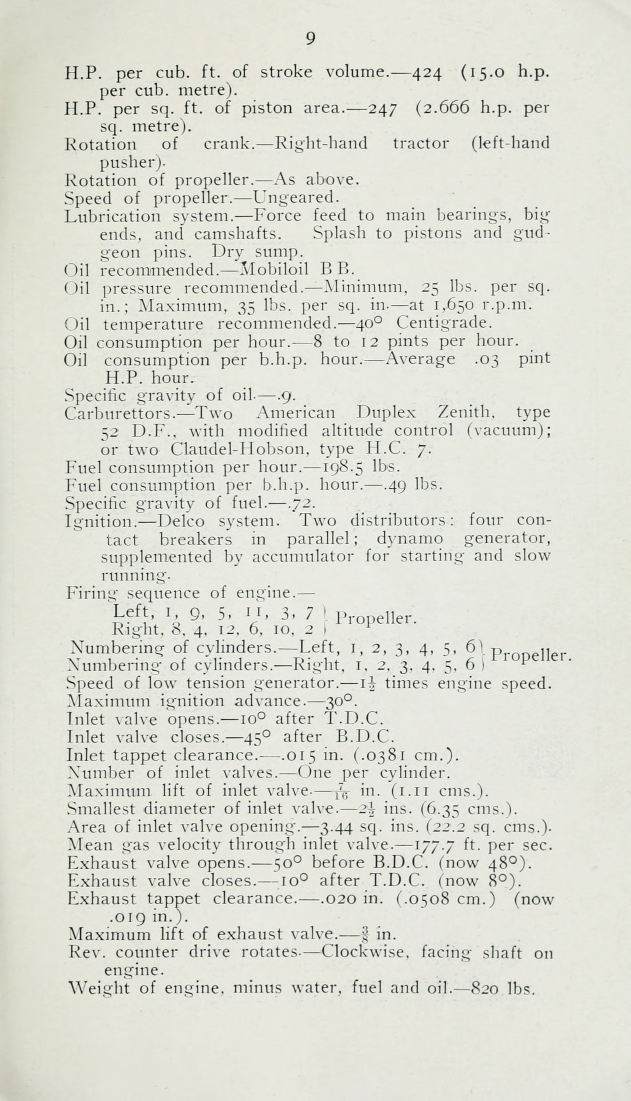
#> input picture references/1918-09_12_Cylinder_Liberty_Aero_Engine/Liberty_Project/sources/liberty12cylinde00grea_0011.jp2, 1893 x 3303 px, given in place of liberty12cylinde00grea_0021.jp2, which was not available (shown at 1/3 size)
$ python prepare_batch02_artwork.py
#> lines starting #> are read from the running program, lines starting #| are printed output that depends on the picture; pictures that were not available may be replaced by others from this repository, and a replacement may not be noted
#> further down, im is the input picture: PIL image 1893x3303 RGB; mean R, G, B 221.2, 222, 212.1
"""Original-pixel illustration crops; background normalization without geometric changes."""
from pathlib import Path
import json,hashlib,io
import numpy as np
from PIL import Image
R=Path(__file__).resolve().parents[1]
# Figure, scan, source-pixel crop, cleanup type, white point, source text-centre.
FIGURES=[
(13,21,[193,330,1878,2825],'tone',246,955.5),
(14,22,[177,280,1828,1173],'tone',246,1000),
(15,22,[181,2063,1829,2850],'tone',246,1000),
(16,23,[128,1114,1648,1940],'tone',246,885),
(17,24,[122,421,1668,2893],'tone',246,987),
(18,26,[260,310,1665,1645],'tone',246,970),
(19,26,[211,2266,1741,2822],'tone',246,970),
(20,27,[122,440,1755,1008],'tone',246,935),
(21,28,[378,1538,1616,2260],'line',224,990),
(22,29,[112,590,1605,2535],'line',232,862),
(23,31,[202,1700,1614,2840],'tone',246,907),
(24,32,[52,1115,1775,2138],'color',242,946.5),
(25,34,[246,776,1715,1474],'color',242,980),
(26,35,[162,579,1528,2840],'color',246,925),
(27,36,[330,500,1740,1562],'line',240,1034),
(28,36,[343,1865,1747,2930],'line',240,1034),
(29,37,[187,432,1580,1254],'line',224,881),
(30,37,[182,1926,1570,2758],'line',224,881),
(31,39,[136,1048,1740,1945],'line',236,876),
(32,40,[547,1305,1345,2042],'line',228,1025)]
def background(a):
 h,w=a.shape;pts=[]
#> after `h, w = a.shape`: h = 3303; w = 1893
 for y in range(0,h,100):
  for x in range(0,w,100):
   t=a[y:y+100,x:x+100];pts.append([(x+t.shape[1]/2)/w,(y+t.shape[0]/2)/h,float(np.percentile(t,90))])
#> after the loop, pts = 646 items, first 6: [0.0264, 0.0151, 215], [0.0792, 0.0151, 215], [0.132, 0.0151, 219], [0.185, 0.0151, 224], [0.238, 0.0151, 226], [0.291, 0.0151, 227]
 x,y,z=np.array(pts).T;A=np.array([x*0+1,x,y,x*x,x*y,y*y]).T;keep=z>np.percentile(z,35)
#> after `x, y, z = np.array(pts).T`: x = 646 values, max 0.975 at index 18, min 0.0264 at index 0, mean 0.502; y = 646 values from 0.0151 to 1; z = 646 values, max 239 at index 309, min 208 at index 627, mean 231.8
#> after `A = np.array([x * 0 + 1, x, y, x * x, x * y, y * y]).T`: A = 646 rows, first 6: [1, 0.0264, 0.0151, 0.000698, 0.0004, 0.000229], [1, 0.0792, 0.0151, 0.00628, 0.0012, 0.000229], [1, 0.132, 0.0151, 0.0174, 0.002, 0.000229], [1, 0.185, 0.0151, 0.0342, 0.0028, 0.000229], [1, 0.238, 0.0151, 0.0565, 0.0036, 0.000229], [1, 0.291, 0.0151, 0.0844, 0.0044, 0.000229]
 for _ in range(4):
  c=np.linalg.lstsq(A[keep],z[keep],rcond=None)[0];r=z-A@c;keep=(r>-12)&(r<16)&(z>160)
#> this loop made 4 passes
#> c on passes 1 to 4: [227.9, 17.27, 20.23, -18.94, -2.46, -20.15], [221.1, 34.54, 26.54, -30.99, -2.52, -25.94], [219.4, 38.29, 29.89, -33.4, -3.99, -28.22], [219.4, 38.29, 29.89, -33.4, -3.99, -28.22]
 yy,xx=np.mgrid[:h,:w];xx=xx/w;yy=yy/h
#> after `yy, xx = np.mgrid[:h, :w]`:
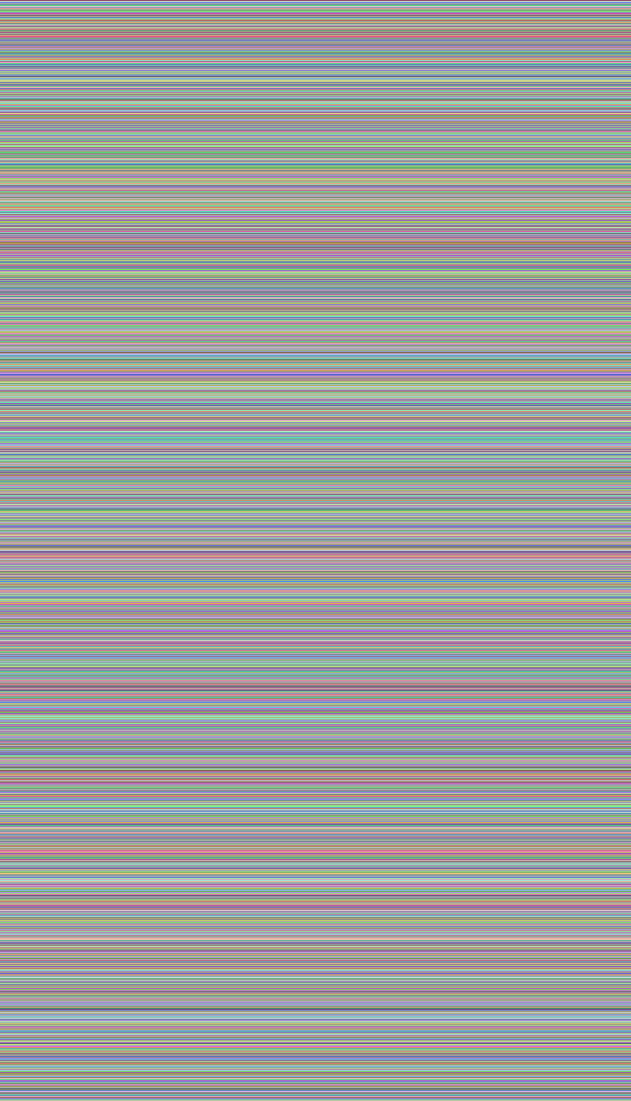
#> yy: shape (3303, 1893) int64 (shown at 1/3 size); 3303 distinct labels, from 0 to 3302; one colour per label, 0 black
#> after `yy, xx = np.mgrid[:h, :w]`:
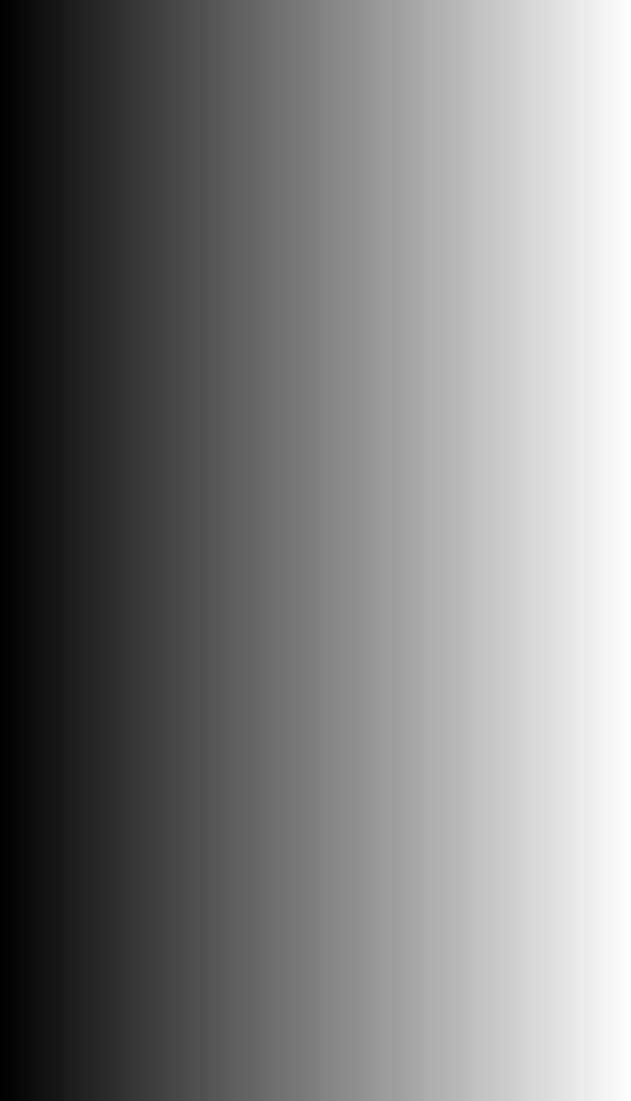
#> xx: shape (3303, 1893) int64 (shown at 1/3 size); min 0, max 1892, mean 946; drawn with min black and max white
#> after `yy = yy / h`:
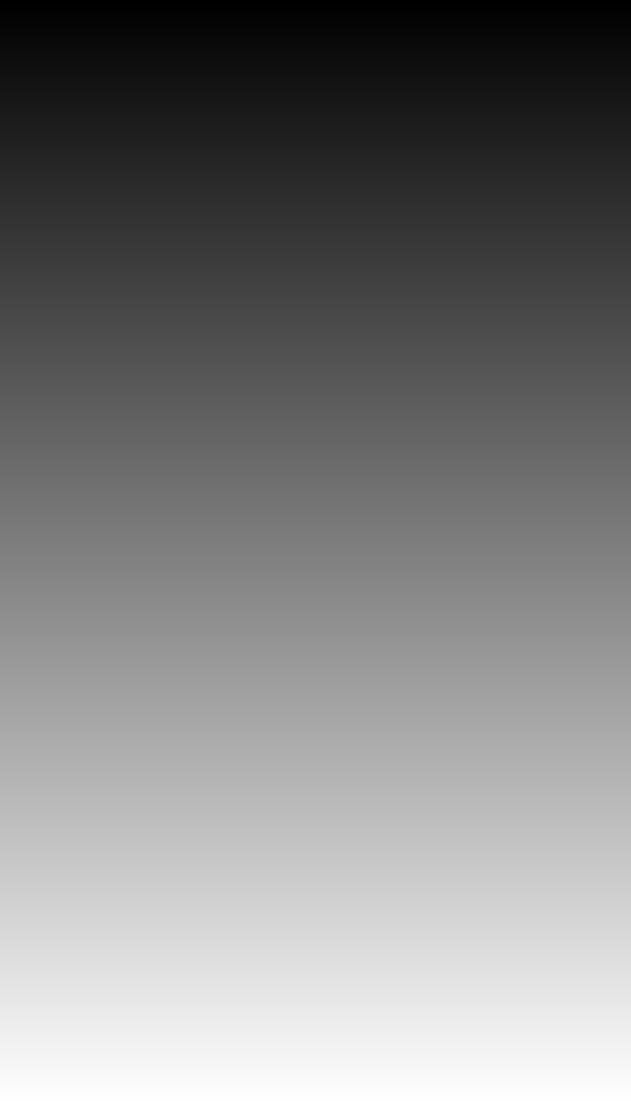
#> yy: shape (3303, 1893) float64 (shown at 1/3 size); min 0, max 1, mean 0.5
 return np.clip(c[0]+c[1]*xx+c[2]*yy+c[3]*xx*xx+c[4]*xx*yy+c[5]*yy*yy,165,255)
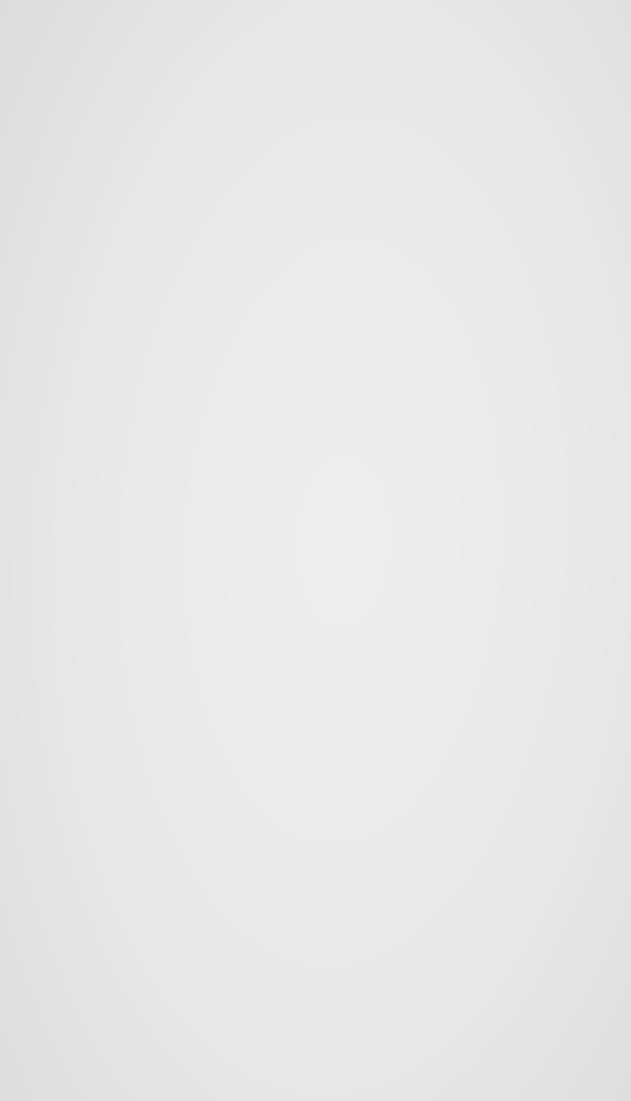
#> returned value: shape (3303, 1893) float64 (shown at 1/3 size); min 219.4, max 237.2, mean 232
def save(im,p):
 b=io.BytesIO();im.save(b,format='PNG',dpi=(344,344));Image.open(io.BytesIO(b.getvalue())).load();p.write_bytes(b.getvalue());Image.open(p).load()
records=[]
for number,leaf,box,kind,white,cx in FIGURES:
 im=Image.open(R/'sources'/f'liberty12cylinde00grea_{leaf:04}.jp2').convert('RGB')
 if kind=='color':
  a=np.asarray(im,dtype=float);bg=np.stack([background(a[:,:,c]) for c in range(3)],axis=2)
 else:
  a=np.asarray(im.convert('L'),dtype=float);bg=background(a)
 clean=np.clip(a/bg*255*255/white,0,255).astype('uint8')
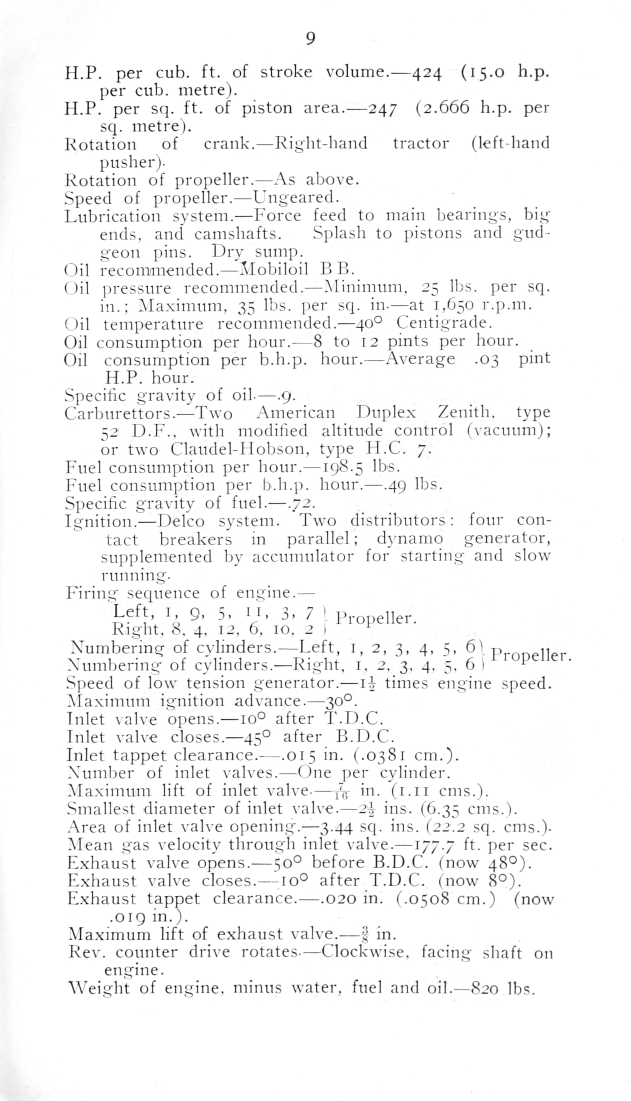
#> clean: shape (3303, 1893) (shown at 1/3 size); min 0, max 255, mean 245.5
 original=im.crop(box);out=Image.fromarray(clean).crop(box);asset=f'figure_{number:03}.png'
#> after `original = im.crop(box)`:
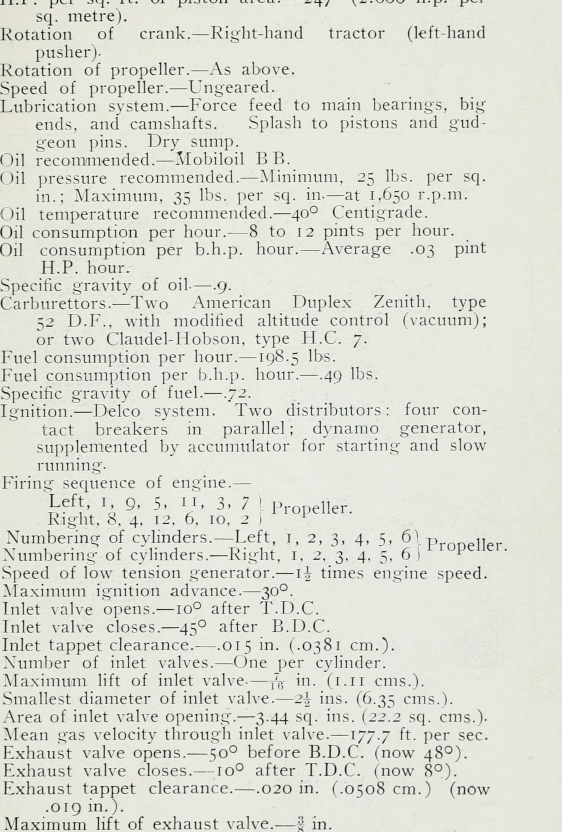
#> original: PIL image 1685x2495 RGB (shown at 1/3 size); mean R, G, B 219.8, 220.9, 211.8
#> after `out = Image.fromarray(clean).crop(box)`:
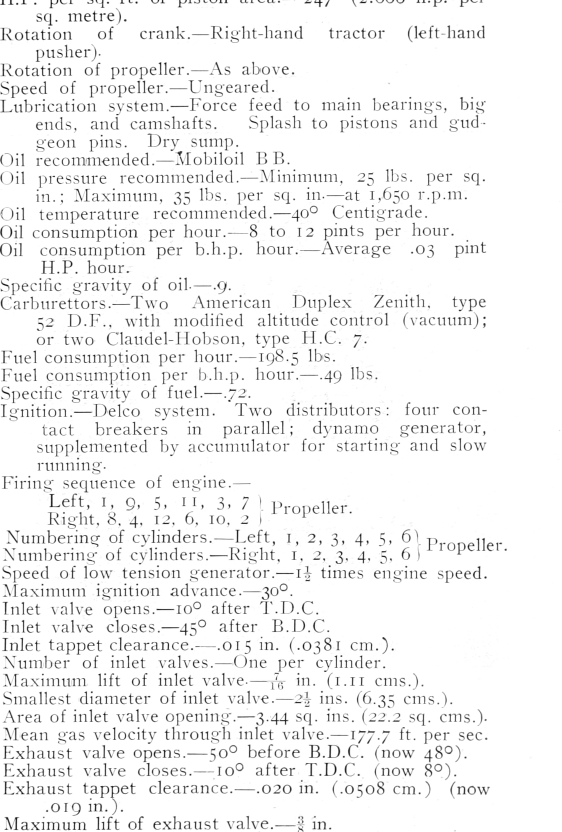
#> out: PIL image 1685x2495 L (shown at 1/3 size); min 0, max 255, mean 242.8
 save(out,R/'assets'/asset);save(original,R/'assets'/f'figure_{number:03}_original.png')
 records.append(dict(figure=number,leaf=leaf,asset=asset,crop=box,kind=kind,white_point=white,source_center=cx,method='per-channel robust quadratic paper normalization' if kind=='color' else 'robust quadratic paper normalization',geometry='unchanged; no rotation, shear or nonlinear warp',pixels=list(out.size),sha256=hashlib.sha256((R/'assets'/asset).read_bytes()).hexdigest()))
 print(number,kind,flush=True)
#> pass 2 of the loop `for number,leaf,box,kind,white,cx in FIGURES:`:
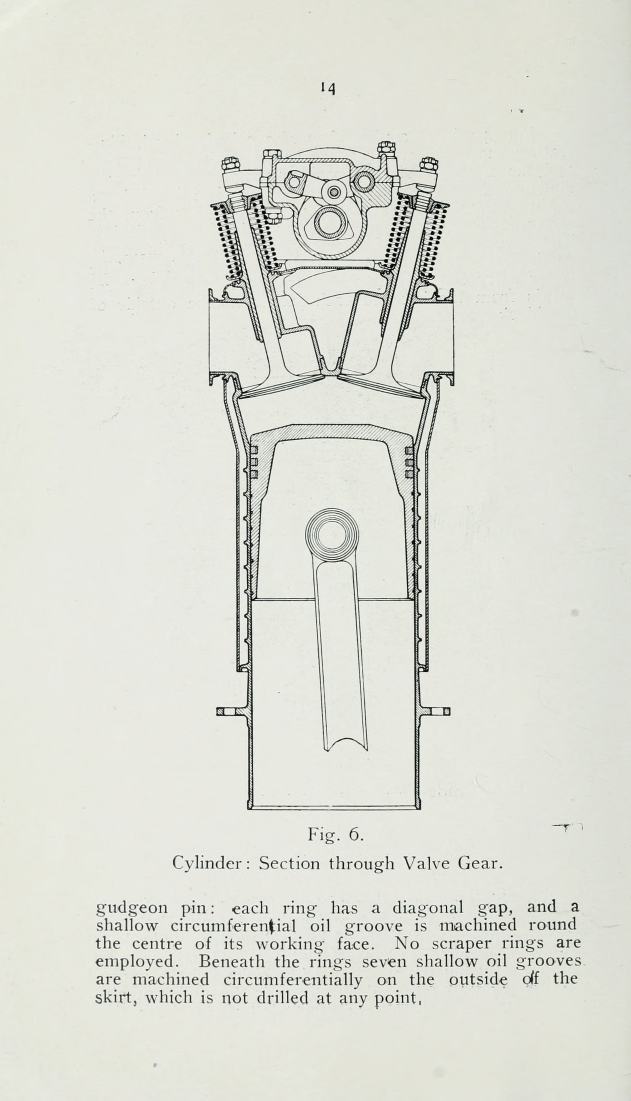
#> input picture references/1918-09_12_Cylinder_Liberty_Aero_Engine/Liberty_Project/sources/liberty12cylinde00grea_0016.jp2, 1893 x 3303 px, given in place of liberty12cylinde00grea_0022.jp2, which was not available (shown at 1/3 size)
#> im is the input picture: PIL image 1893x3303 RGB; mean R, G, B 221.7, 223.1, 214.4
#> the loop in background (call 2), `for _ in range(4):` made 4 passes
#> c on passes 1 to 4: [230.1, 15.38, 3.33, -16.08, -4, -2.19], [227.3, 17, 18.23, -26.82, 3.37, -18.71], [227.3, 17, 18.23, -26.82, 3.37, -18.71], [227.3, 17, 18.23, -26.82, 3.37, -18.71]
#> `original = im.crop(box)`:
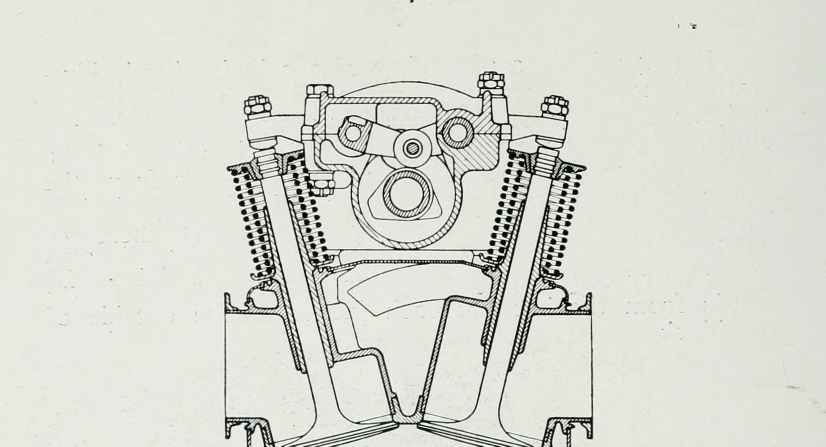
#> original: PIL image 1651x893 RGB (shown at 1/2 size); mean R, G, B 216.4, 217.7, 209.4
#> `out = Image.fromarray(clean).crop(box)`:
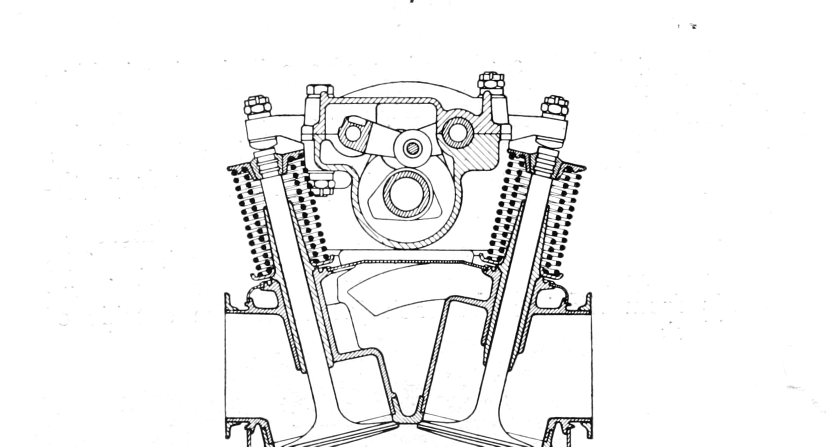
#> out: PIL image 1651x893 L (shown at 1/2 size); min 0, max 255, mean 241.7
#> (the run stopped early here; a loop or call above may not have finished)
